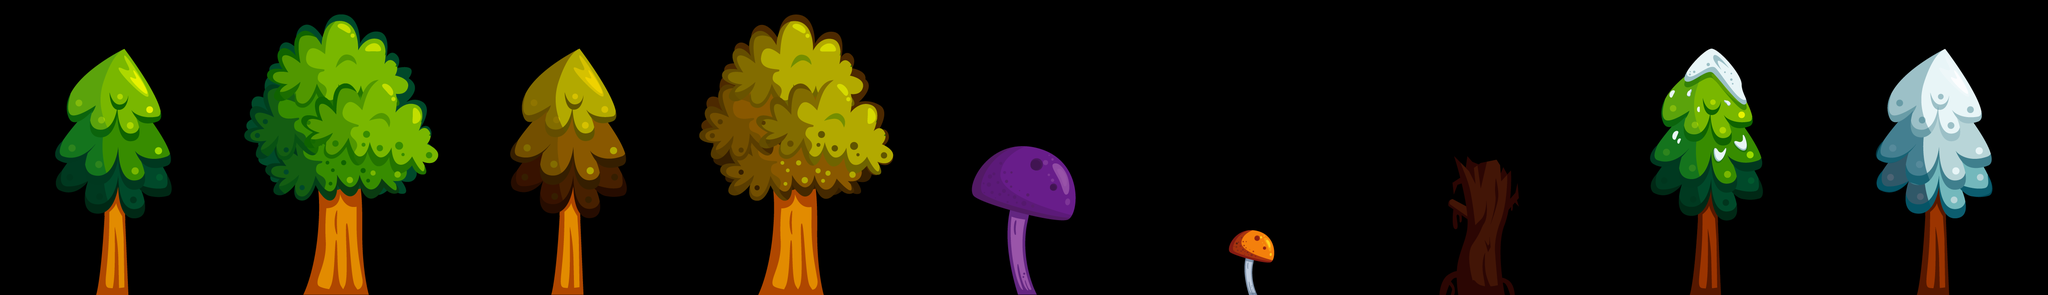

A level layout from a 2D game, rendered from its tile map. Below: a short description, then the map file with its tile-grid data intact:
An orthogonal 9x1 tile map with 500x650 px tiles, 1 tile layer (Vrstva dlaždic 1).

<map version="1.0" tiledversion="1.0.3" orientation="orthogonal" renderorder="right-down" width="9" height="1" tilewidth="500" tileheight="650" nextobjectid="1">
 <tileset firstgid="1" name="treesTiles" tilewidth="500" tileheight="650" tilecount="9" columns="0">
  <grid orientation="orthogonal" width="1" height="1" />
  <tile id="0">
   <image width="500" height="650" source="trees 500 x 650/tree 1A 500x650.png" />
  </tile>
  <tile id="1">
   <image width="500" height="650" source="trees 500 x 650/tree 1B 500x650.png" />
  </tile>
  <tile id="2">
   <image width="500" height="650" source="trees 500 x 650/tree 2A 500x650.png" />
  </tile>
  <tile id="3">
   <image width="500" height="650" source="trees 500 x 650/tree 2B 500x650.png" />
  </tile>
  <tile id="4">
   <image width="500" height="650" source="trees 500 x 650/tree 3A 500x650.png" />
  </tile>
  <tile id="5">
   <image width="500" height="650" source="trees 500 x 650/tree 3B 500x650.png" />
  </tile>
  <tile id="6">
   <image width="500" height="650" source="trees 500 x 650/tree 4A 500x650.png" />
  </tile>
  <tile id="7">
   <image width="500" height="650" source="trees 500 x 650/tree 5A 500x650.png" />
  </tile>
  <tile id="8">
   <image width="500" height="650" source="trees 500 x 650/tree 5B 500x650.png" />
  </tile>
 </tileset>
 <layer name="Vrstva dlaždic 1" width="9" height="1">
  <data encoding="csv">
1,2,3,4,5,6,7,8,9
</data>
 </layer>
</map>